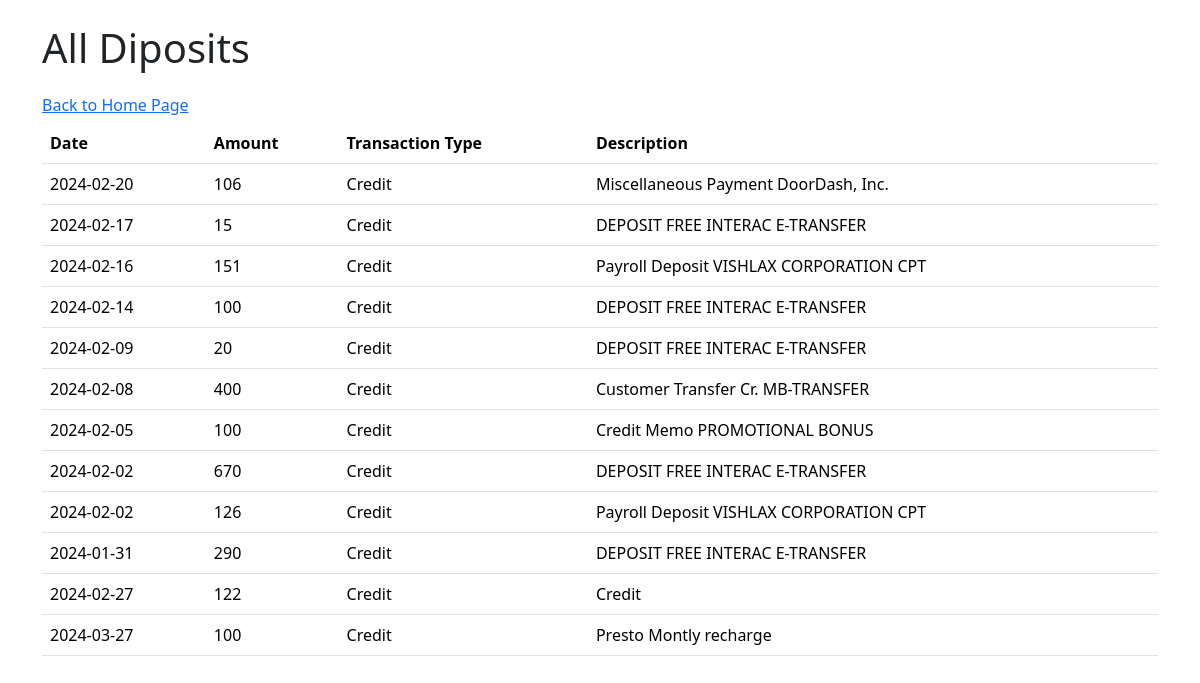
The page /deposits.php (signed in) on the database its author committed.
### tables this page shows
CREATE TABLE `transactions` (
  `transactionId` int(20) NOT NULL,
  `date` date NOT NULL,
  `amount` int(100) NOT NULL,
  `transactionType` varchar(200) NOT NULL,
  `transactionDescription` varchar(200) DEFAULT NULL,
  `userId` int(20) NOT NULL
);

### deposits.php (the view, shortened to what this page needs)
<?php
include "conn.php";
$query = "SELECT date, amount, transactionType, transactionDescription FROM transactions WHERE userId = ".$_SESSION["userId"]." AND amount>0";
$result = mysqli_query($conn,$query)
?>
<!DOCTYPE html>
<html lang="en">
<head>
    <link href="https://cdn.jsdelivr.net/npm/bootstrap@5.3.3/dist/css/bootstrap.min.css" rel="stylesheet">
</head>
<body>
    <div class="container mt-4">
        <h1 class="mb-4">All Diposits</h1>
        <h6><a href="index.php">Back to Home Page</a> </h6>
        <table class="table">
            <thead>
                <tr>
                    <th>Date</th>
                    <th>Amount</th>
                    <th>Transaction Type</th>
                    <th>Description</th>
                </tr>
            </thead>
            <tbody>
                <?php
                while ($transaction = $result->fetch_assoc()) {
                    echo "<tr>
                            <td>".$transaction['date']."</td>
                            <td>".abs($transaction['amount'])."</td>
                            <td> Credit </td>
                            <td>".$transaction['transactionType']." ".$transaction['transactionDescription']."</td>
                          </tr>";
                }
                ?>
            </tbody>
        </table>
    </div>
</body>
</html>

### rows shown on the page
transactions: date "2024-02-20", amount "106", transactionType "Miscellaneous Payment", transactionDescription "DoorDash, Inc."
transactions: date "2024-02-17", amount "15", transactionType "DEPOSIT", transactionDescription "FREE INTERAC E-TRANSFER"
transactions: date "2024-02-16", amount "151", transactionType "Payroll Deposit", transactionDescription "VISHLAX CORPORATION CPT"
transactions: date "2024-02-14", amount "100", transactionType "DEPOSIT", transactionDescription "FREE INTERAC E-TRANSFER"
transactions: date "2024-02-09", amount "20", transactionType "DEPOSIT", transactionDescription "FREE INTERAC E-TRANSFER"
transactions: date "2024-02-08", amount "400", transactionType "Customer Transfer Cr.", transactionDescription "MB-TRANSFER"
transactions: date "2024-02-05", amount "100", transactionType "Credit Memo", transactionDescription "PROMOTIONAL BONUS"
transactions: date "2024-02-02", amount "670", transactionType "DEPOSIT", transactionDescription "FREE INTERAC E-TRANSFER"
transactions: date "2024-02-02", amount "126", transactionType "Payroll Deposit", transactionDescription "VISHLAX CORPORATION CPT"
transactions: date "2024-01-31", amount "290", transactionType "DEPOSIT", transactionDescription "FREE INTERAC E-TRANSFER"
transactions: date "2024-02-27", amount "122", transactionType "Credit"
transactions: date "2024-03-27", amount "100", transactionType "Presto", transactionDescription "Montly recharge"
